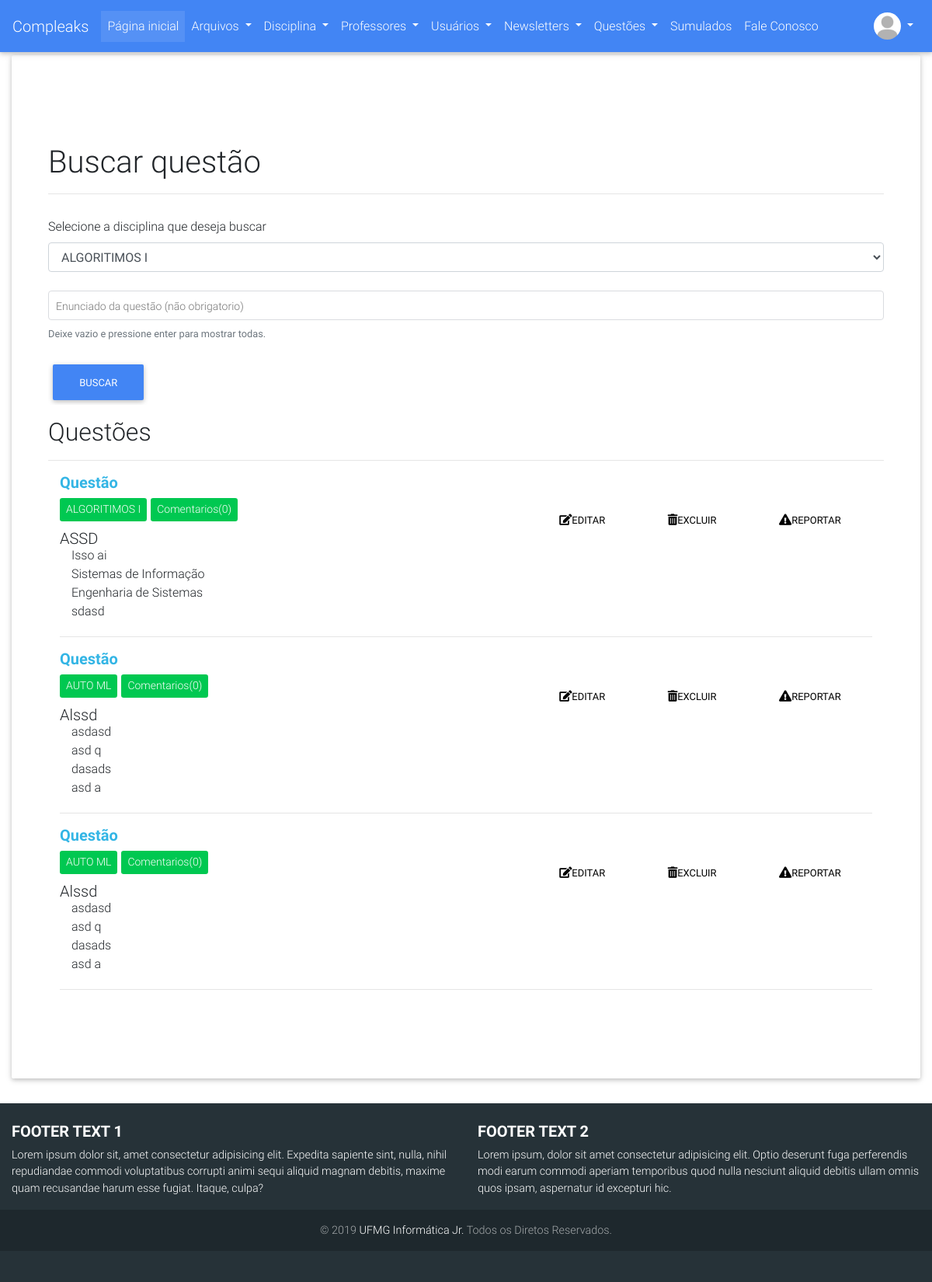
Before: /questoes/buscar (signed in) with the older database file.
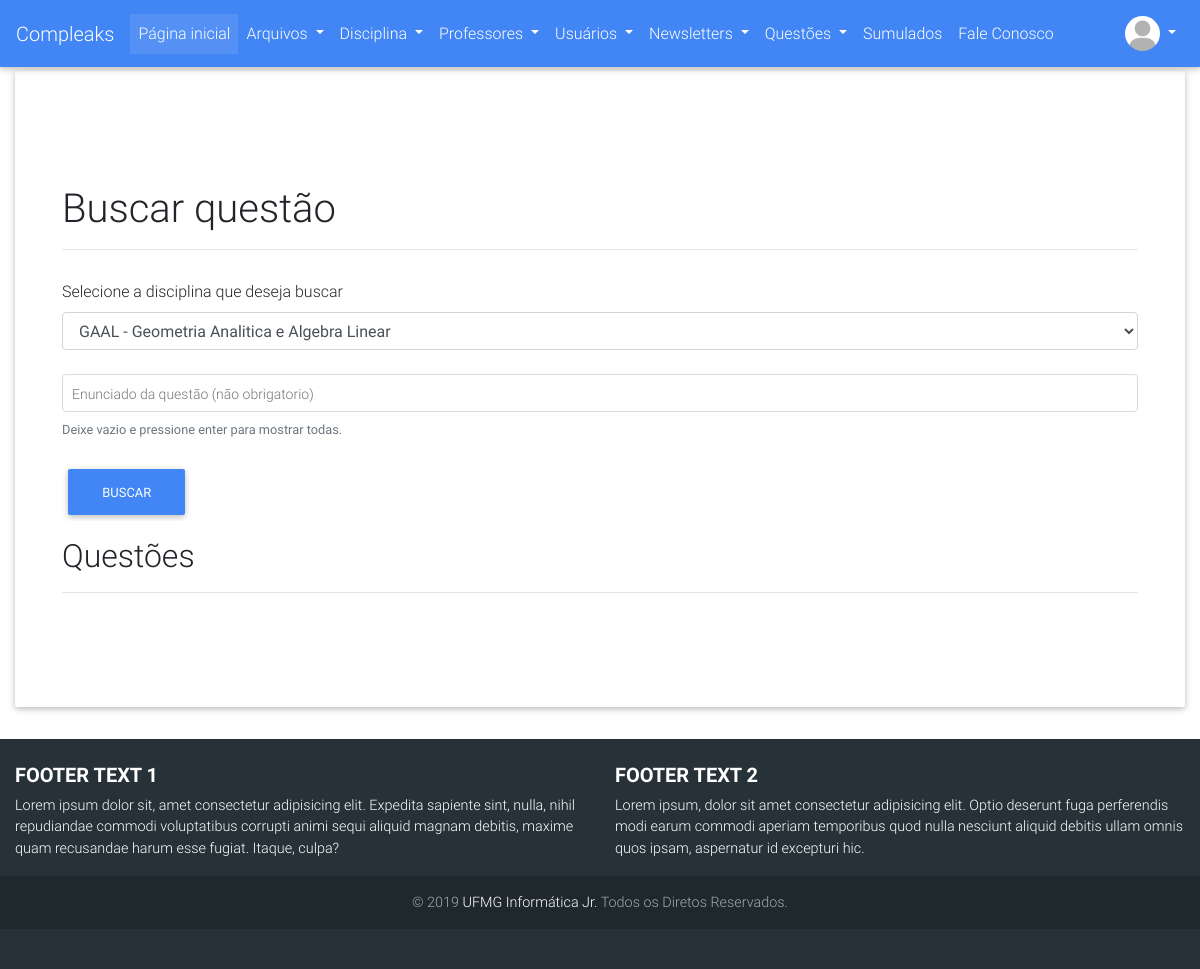
After: the same page with the newer database file.
### compleaks/questoes/models.py (models this page shows, shortened)
class Questao(db.Model):
	__tablename__ = 'questoes'
	id = db.Column(db.Integer, primary_key=True)
	enunciado = db.Column(db.Text, nullable=False)
	data_criacao = db.Column(db.DateTime, default=datetime.now)
	correta = db.Column(db.Integer, default=False)
	ativado = db.Column(db.Boolean, default=True)
	disciplina_id = db.Column(db.Integer, db.ForeignKey('disciplinas.id'), nullable=False)
	usuario_id = db.Column(db.Integer, db.ForeignKey('usuarios.id'), nullable=False)
	materia_id = db.Column(db.Integer, db.ForeignKey('materias.id'))
	alternativas = db.relationship('Alternativa', backref='questao', uselist=True)

class Alternativa(db.Model):
	__tablename__ = 'alternativas'
	id = db.Column(db.Integer, primary_key=True)
	conteudo = db.Column(db.Text, nullable=False)
	opcao = db.Column(db.Integer)
	questao_id = db.Column(db.Integer, db.ForeignKey('questoes.id'), nullable=False)

### compleaks/disciplinas/models.py (models this page shows, shortened)
class Disciplina(db.Model):
	__tablename__ = 'disciplinas'
	id = db.Column(db.Integer, primary_key=True)
	nome = db.Column(db.String, unique=True)
	data_criacao = db.Column(db.DateTime, default=datetime.now)
	ativado = db.Column(db.Boolean)
	data_deletado = db.Column(db.DateTime, nullable=True)
	id_deletor = db.Column(db.Integer, nullable=True)
	id_criador = db.Column(db.Integer, nullable=True)
	motivo_delete = db.Column(db.String(120), nullable=True)
	arquivos = db.relationship('Arquivo', backref='disciplina', lazy=True)
	comentarios = db.relationship('ComentarioDisc', backref='disciplina', lazy=True)
	questoes = db.relationship('Questao', backref='disciplina', lazy=True)
	materias = db.relationship('Materia', backref='disciplina', lazy=True)

### compleaks/questoes/views.py (the view, shortened to what this page needs)
@questoes.route('/buscar', methods=['POST', 'GET'])
@login_required
def buscar():
	if not (current_user.is_authenticated):
		abort(403)
	contador = {}
	form_buscar = BuscarQuestaoForm()
	questoes = Questao.query.order_by(Questao.data_criacao.desc())
	comment = [comentario.questao_id
									 for comentario in Comentario.query.order_by('questao_id')]
	comentarios = list(set(comment))
	for coment in comentarios:
		contador.update({str(coment):comment.count(coment)})
	alternativas = Alternativa.query.order_by(Alternativa.id.asc())
	busca = False
	existe_questao = False
	form_buscar.disciplina.choices = [(str(disciplina.id), disciplina.nome)
									 for disciplina in Disciplina.query.order_by('nome')
									 if disciplina.ativado]
	disciplinas = [(str(disciplina.id), disciplina.nome)
									 for disciplina in Disciplina.query.order_by('id')
									 if disciplina.ativado]
	return render_template('buscar_questao.html', questoes=questoes, alternativas=alternativas, disciplinas=disciplinas,
												 form_buscar=form_buscar, busca=busca, existe_questao=existe_questao,
												 comentarios=comentarios, contador=contador)

### compleaks/questoes/forms.py
class BuscarQuestaoForm(FlaskForm):
	disciplina = SelectField("Selecione a disciplina que deseja buscar", validators=[DataRequired()])
	enunciado = StringField("Enunciado:")
	submit = SubmitField("Buscar")

### compleaks/usuarios/models.py (called while the page is built)
@login_manager.user_loader
def load_user(user_id):
    return Usuario.query.get(user_id)

### compleaks/questoes/templates/questoes/buscar_questao.html (shortened to what this page needs)
{% extends "base.html" %}
{% block content %}
<div class="container">
    <div>
        <form class="form-group" method="POST">
            <div class="page-header" style="margin-bottom: 30px;">
                <h1>Buscar questão</h1>
                <hr/>
            </div>
            <div class="form-group">
                {{form_buscar.disciplina.label}}{{ form_buscar.disciplina(class="form-control") }}
            </div>
            <div class="md-form md-outline">
                {{form_buscar.enunciado(id="inputIconEx1", class="form-control")}}
                <label for="inputIconEx1">Enunciado da questão (não obrigatorio)</label>
                <small id="emailHelp2" class="form-text text-muted">Deixe vazio e pressione enter para mostrar todas.</small>
            </div>
            {{ form_buscar.submit(class="btn btn-primary") }}
        </form>
    </div>
    <div class="page-header">
        <h2>Questões</h2>
        <hr>
    </div>
    <div class="container">
        {% for quest in questoes %}
             <a href="{{url_for('questoes.ver', id=quest.id)}}">
                <h5 class="text-info font-weight-bold">
                    Questão
                </h5>
            </a>
            <div class="row" style="height: 30px;">
                <div class="col-md-6 d-flex justify-content-start">
                    <span class="btn-success btn-sm" style="height: 30px;">
                        {{ quest.disciplina.nome }}
                    </span>
                    <span class="btn-success btn-sm" style="margin-left: 5px; height: 30px;">
                        {% if contador[quest.id|string] %}
                            <span>Comentarios({{contador[quest.id|string]}})</span>
                        {% else %}
                            <span>Comentarios(0)</span>
                        {% endif %}
                    </span>
                </div>
                <div class="col-md-6 d-flex justify-content-end">
                    {% if current_user.is_admin or current_user.id == quest.usuario_id %}
                        <button class="btn btn-link"><i class="fas fa-edit"></i>Editar</button>
                        <button class="btn btn-link"><i class="fas fa-trash-alt"></i>Excluir</button>
                    {% endif %}
                    <button class="btn btn-link"><i class="fas fa-exclamation-triangle"></i>Reportar</button>
                </div>
            </div>
            <h5 style="margin-top: 10px; margin-bottom: -2px;">
                {{ quest.enunciado }}
            </h5>
            <div class="container" style="margin-bottom: 20px;">
                {% for altv in alternativas %}
                    {% if altv.questao_id==quest.id %}
                        {{ altv.conteudo }}
                        <br>
                    {% endif %}
                {% endfor %}
            </div>
            <hr>
        {% endfor %}
    </div>
</div>
{% endblock %}

Changed rows visible on the page:
removed Questao: disciplina.nome "ALGORITIMOS I", shows "Comentarios(0)", enunciado "ASSD"
removed Alternativa: conteudo "Isso ai", shown under "ALGORITIMOS I"
removed Alternativa: conteudo "Sistemas de Informação", shown under "ALGORITIMOS I"
removed Alternativa: conteudo "Engenharia de Sistemas", shown under "ALGORITIMOS I"
removed Alternativa: conteudo "sdasd", shown under "ALGORITIMOS I"
removed Questao: disciplina.nome "AUTO ML", shows "Comentarios(0)", enunciado "Alssd"
removed Alternativa: conteudo "asdasd", shown under "AUTO ML"
removed Alternativa: conteudo "asd q", shown under "AUTO ML"
removed Alternativa: conteudo "dasads", shown under "AUTO ML"
removed Alternativa: conteudo "asd a", shown under "AUTO ML"
removed Questao: disciplina.nome "AUTO ML", shows "Comentarios(0)", enunciado "Alssd"
removed Alternativa: conteudo "asdasd", shown under "AUTO ML"
removed Alternativa: conteudo "asd q", shown under "AUTO ML"
removed Alternativa: conteudo "dasads", shown under "AUTO ML"
removed Alternativa: conteudo "asd a", shown under "AUTO ML"
Other visible differences:
form field disciplina: "ALGORITIMOS I" → "GAAL - Geometria Analitica e Algebra Linear"
